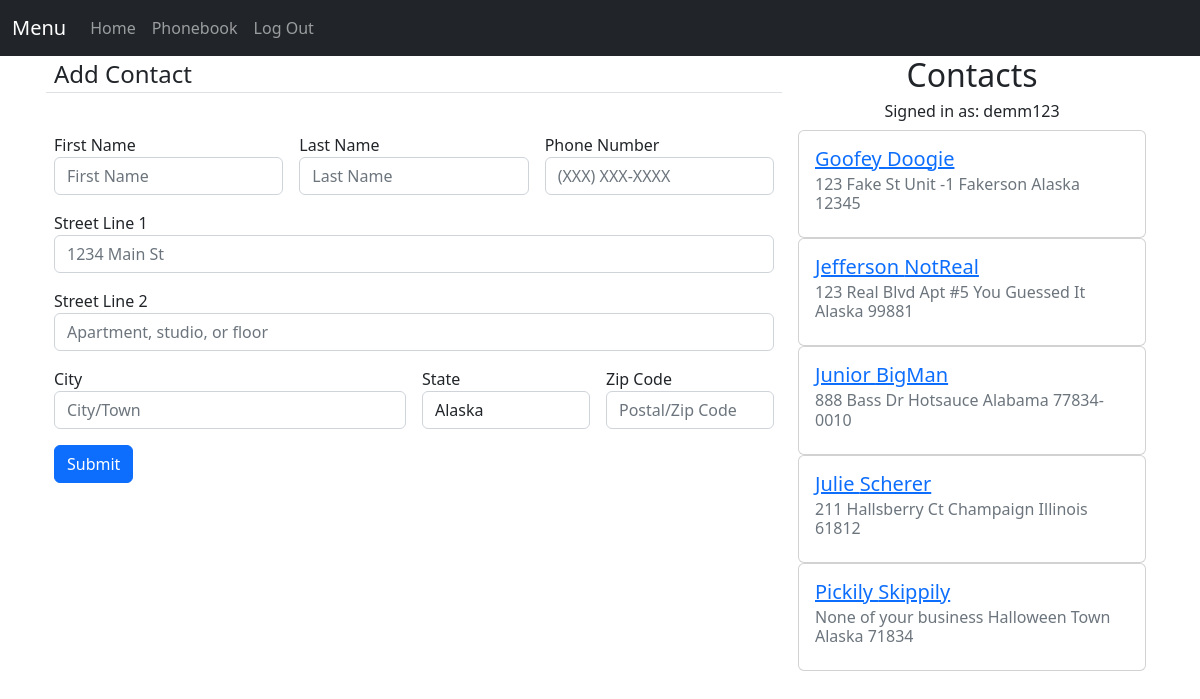
The page /phonebook (signed in) on the database its author committed.
### app/models.py (models this page shows, shortened)
class User(db.Model, UserMixin):
    id = db.Column(db.Integer, primary_key=True)
    email = db.Column(db.String(120), unique=True, nullable=False)
    username = db.Column(db.String(20), unique=True, nullable=False)
    password = db.Column(db.String(256), nullable=False)
    addresses = db.relationship('Address',backref='user',lazy=True)

class Address(db.Model):
    id = db.Column(db.Integer, primary_key=True)
    firstname = db.Column(db.String(20),nullable=False)
    lastname = db.Column(db.String(20),nullable=False)
    phone = db.Column(db.String(14),nullable=False)
    street1 = db.Column(db.String(100),nullable=False)
    street2 = db.Column(db.String(20),nullable=False)
    city = db.Column(db.String(20),nullable=False)
    state = db.Column(db.String(20),nullable=False)
    state_abbrv = db.Column(db.String(2),nullable=False)
    zip = db.Column(db.String(10),nullable=False)
    date_created = db.Column(db.DateTime, nullable=False, default=datetime.utcnow)
    user_id = db.Column(db.Integer, db.ForeignKey('user.id'))

### app/routes.py (the view)
@app.route('/phonebook', methods=["GET","POST"])
@login_required
def phonebook():
    form = AddressForm()
    if form.validate_on_submit():
        print("Form validated")
        address = Address(
            firstname=form.firstname.data,
            lastname=form.lastname.data,
            phone=form.phone.data,
            street1=form.street1.data,
            street2=form.street2.data,
            city=form.city.data,
            state=form.state.data,
            state_abbrv=States.state_dict.get(form.state.data),
            zip=form.zip.data,
            user_id=current_user.id
            )
        db.session.add(address)
        db.session.commit()
        flash(f"{address}", 'success')
        return redirect(url_for('phonebook'))
    else:
        print("Form NOT validated")
    addresses = Address.query.all()
    return render_template('phonebook.html',form=form, addresses=addresses)

### app/forms.py
class AddressForm(FlaskForm):
    firstname = StringField('First Name',validators=[InputRequired(),Length(min=2,max=20)])
    lastname = StringField('Last Name',validators=[InputRequired(),Length(min=2,max=25)])
    phone = StringField('Phone Number',validators=[InputRequired(),Length(min=10,max=14),Regexp('\(?\d{3}\)? ?\d{3}\-?\d{4}')])
    street1 = StringField('Street Line 1',validators=[InputRequired()])
    street2 = StringField('Street Line 2')
    city = StringField('City',validators=[InputRequired()])
    state = SelectField('State',validators=[InputRequired()],choices=States.state_list)
    zip = StringField('Zip Code',validators=[InputRequired(),Length(min=5,max=10)])
    submit = SubmitField('Submit')

### app/models.py (called while the page is built)
@login_manager.user_loader
def load_user(user_id):
    return User.query.get(user_id)  # need to specify object at User.query

### app/templates/phonebook.html (shortened to what this page needs)
{% extends "layout.html" %}
{% block content %}
<div class="container">
    <div class="row">
        <div class="content-group col-md-8">
            <form method="POST" action="">
                <fieldset class="form-group row g-3">
                    <legend class="border-bottom mb-4">Add Contact</legend>
                    <div class="form-group col-md-4">
                        {{ form.firstname.label(class="form-control-label") }}
                        <div class="form-group">
                            {% if form.firstname.errors %}
                                {{ form.firstname(class="form-control is-invalid", placeholder='First Name') }}
                                <div class="invalid-feedback">
                                    {% for error in form.firstname.errors %}
                                        <span>{{ error }}</span>
                                    {% endfor %}
                                </div>
                            {% else %}
                                {{ form.firstname(class="form-control", placeholder='First Name') }}
                            {% endif %}
                        </div>
                    </div>
                    <div class="form-group col-md-4">
                        {{ form.lastname.label(class="form-control-label") }}
                        <div class="form-group">
                            {% if form.lastname.errors %}
                                {{ form.lastname(class="form-control is-invalid", placeholder='Last Name') }}
                                <div class="invalid-feedback">
                                    {% for error in form.lastname.errors %}
                                        <span>{{ error }}</span>
                                    {% endfor %}
                                </div>
                            {% else %}
                                {{ form.lastname(class="form-control", placeholder='Last Name') }}
                            {% endif %}
                        </div>
                    </div>
                    <div class="form-group col-md-4">
                        {{ form.phone.label(class="form-control-label") }}
                        <div class="form-group">
                            {% if form.phone.errors %}
                                {{ form.phone(class="form-control is-invalid", placeholder='(XXX) XXX-XXXX') }}
                                <div class="invalid-feedback">
                                    {% for error in form.phone.errors %}
                                        <span>{{ error }}</span>
                                    {% endfor %}
                                </div>
                            {% else %}
                                {{ form.phone(class="form-control", placeholder='(XXX) XXX-XXXX') }}
                            {% endif %}
                        </div>
                    </div>
                    <div class="form-group col-12">
                        {{ form.street1.label(class="form-control-label") }}
                        <div class="form-group">
                            {% if form.street1.errors %}
                            {{ form.street1(class="form-control is-invalid", placeholder='1234 Main St') }}
                            <div class="invalid-feedback">
                                {% for error in form.street1.errors %}
                                    <span>{{ error }}</span>
                                {% endfor %}
                            </div>
                            {% else %}
                                {{ form.street1(class="form-control", placeholder='1234 Main St') }}
                            {% endif %}
                        </div>
                    </div>
                    <div class="form-group col-12">
                        {{ form.street2.label(class="form-control-label") }}
                        <div class="form-group">
                            {% if form.street2.errors %}
                            {{ form.street2(class="form-control is-invalid", placeholder='Apartment, studio, or floor') }}
                            <div class="invalid-feedback">
                                {% for error in form.street2.errors %}
                                <span>{{ error }}</span>
                                {% endfor %}
                            </div>
                            {% else %}
                                {{ form.street2(class="form-control", placeholder='Apartment, studio, or floor') }}
                            {% endif %}
                        </div>
                    </div>
                    <div class="form-group col-md-6">
                        {{ form.city.label(class="form-control-label") }}
                        <div class="form-group">
                            {% if form.city.errors %}
                                {{ form.city(class="form-control is-invalid", placeholder='City/Town') }}
                                <div class="invalid-feedback">
                                    {% for error in form.city.errors %}
                                        <span>{{ error }}</span>
                                    {% endfor %}
                                </div>
                            {% else %}
                                {{ form.city(class="form-control", placeholder='City/Town') }}
                            {% endif %}
                        </div>
                    </div>
                    <div class="form-group col-md-3">
                        {{ form.state.label(class="form-control-label") }}
                        {% if form.state.errors %}
                            {{ form.state(class="form-control is-invalid", placeholder='State') }}
                            <div class="invalid-feedback">
                                {% for error in form.state.errors %}
                                    <span>{{ error }}</span>
                                {% endfor %}
                            </div>
                        {% else %}
                            {{ form.state(class="form-control", placeholder='State') }}
                        {% endif %}
                    </div>
                    <div class="form-group col-md-3">
                        {{ form.zip.label(class="form-control-label") }}
                        <div class="form-group">
                            {% if form.zip.errors %}
                                {{ form.zip(class="form-control is-invalid", placeholder='Postal/Zip Code') }}
                                <div class="invalid-feedback">
                                    {% for error in form.zip.errors %}
                                        <span>{{ error }}</span>
                                    {% endfor %}
                                </div>
                            {% else %}
                                {{ form.zip(class="form-control", placeholder='Postal/Zip Code') }}
                            {% endif %}
                        </div>
                    </div>
                </fieldset>
                <div class="form-group">
                    {{ form.submit(class="btn btn-primary mt-3") }}
                </div>
            </form>
        </div>
        <div class="content-group col-md-4">
            <h2 class="text-center">Contacts</h2>
            {% if current_user.is_authenticated %}
            <h6 class="text-center">Signed in as: {{ current_user.username }}</h6>
                {% for address in addresses %}
                <div class="card">
                    <div class="card-body">
                        <a href="{{ url_for('view_contact', address_id=address.id) }}">
                            <h5 class="card-title">{{ address.firstname }} {{ address.lastname }}</h5>
                        </a>
                        <h6 class="card-subtitle mb-2 text-muted">{{ address.street1 }} {{ address.street2 }} {{ address.city }} {{ address.state }} {{ address.zip }}</h6>
                    </div>
                </div>
                {% endfor %}
            {% endif %}
        </div>
    </div>
</div>
{% endblock content %}

### app/templates/layout.html (shortened to what this page needs)
<!doctype html>
<html lang="en">
    <head>
        <link rel="stylesheet" href="https://cdnjs.cloudflare.com/ajax/libs/twitter-bootstrap/5.1.0/css/bootstrap.min.css">
        <link rel="stylesheet" href="https://cdnjs.cloudflare.com/ajax/libs/font-awesome/5.15.4/css/all.min.css">
        <link rel="stylesheet" href="https://cdn.jsdelivr.net/npm/bootstrap@5.2.0-beta1/dist/css/bootstrap.min.css">
    </head>
    <body>
        <nav class="navbar navbar-expand-lg navbar-dark bg-dark">
            <div class="container-fluid">
                <a class="navbar-brand" href="#">Menu</a>
                <div class="collapse navbar-collapse" id="navbarNavAltMarkup">
                <div class="navbar-nav">
                    <a class="nav-link" href="{{ url_for('home') }}">Home</a>
                    {% if current_user.is_authenticated %}
                        <a class="nav-link " href="{{ url_for('phonebook') }}">Phonebook</a>
                        <a class="nav-link" href="{{ url_for('logout') }}">Log Out</a>
                    {% else %}
                        <a class="nav-link" href="{{ url_for('register') }}">Register</a>
                        <a class="nav-link" href="{{ url_for('login') }}">Log In</a>
                    {% endif %}
                </div>
                </div>
            </div>
        </nav>
        <div class="container">
            {% block content %}{% endblock content %}
        </div>
    </body>
</html>

### rows shown on the page
User: username "demm123"
Address: firstname "Goofey", lastname "Doogie", street1 "123 Fake St", street2 "Unit -1", city "Fakerson", state "Alaska", zip "12345"
Address: firstname "Jefferson", lastname "NotReal", street1 "123 Real Blvd", street2 "Apt #5", city "You Guessed It", state "Alaska", zip "99881"
Address: firstname "Junior", lastname "BigMan", street1 "888 Bass Dr", city "Hotsauce", state "Alabama", zip "77834-0010"
Address: firstname "Julie", lastname "Scherer", street1 "211 Hallsberry Ct", city "Champaign", state "Illinois", zip "61812"
Address: firstname "Pickily", lastname "Skippily", street1 "None of your business", city "Halloween Town", state "Alaska", zip "71834"
